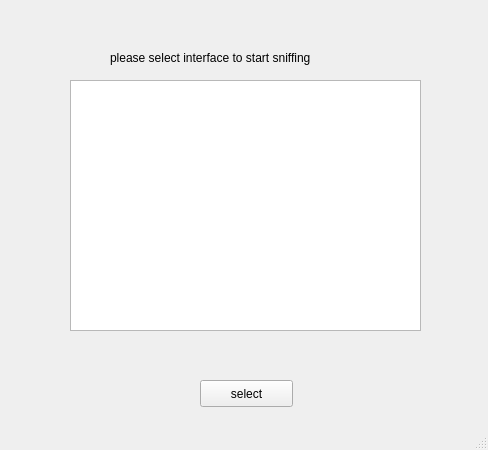
<?xml version="1.0" encoding="UTF-8"?>
<ui version="4.0">
 <class>HomeWindow</class>
 <widget class="QMainWindow" name="HomeWindow">
  <property name="geometry">
   <rect>
    <x>0</x>
    <y>0</y>
    <width>488</width>
    <height>450</height>
   </rect>
  </property>
  <property name="windowTitle">
   <string>packet sniffer</string>
  </property>
  <widget class="QWidget" name="centralwidget">
   <widget class="QWidget" name="widget" native="true">
    <property name="geometry">
     <rect>
      <x>0</x>
      <y>0</y>
      <width>491</width>
      <height>451</height>
     </rect>
    </property>
    <widget class="QPushButton" name="select">
     <property name="geometry">
      <rect>
       <x>200</x>
       <y>380</y>
       <width>93</width>
       <height>27</height>
      </rect>
     </property>
     <property name="text">
      <string>select</string>
     </property>
    </widget>
    <widget class="QLabel" name="label">
     <property name="geometry">
      <rect>
       <x>110</x>
       <y>50</y>
       <width>281</width>
       <height>16</height>
      </rect>
     </property>
     <property name="text">
      <string>please select interface to start sniffing</string>
     </property>
    </widget>
    <widget class="QListWidget" name="DeviceList">
     <property name="geometry">
      <rect>
       <x>70</x>
       <y>80</y>
       <width>351</width>
       <height>251</height>
      </rect>
     </property>
    </widget>
   </widget>
  </widget>
  <widget class="QStatusBar" name="statusbar"/>
 </widget>
 <resources/>
 <connections>
  <connection>
   <sender>DeviceList</sender>
   <signal>itemDoubleClicked(QListWidgetItem*)</signal>
   <receiver>select</receiver>
   <slot>click()</slot>
   <hints>
    <hint type="sourcelabel">
     <x>245</x>
     <y>205</y>
    </hint>
    <hint type="destinationlabel">
     <x>246</x>
     <y>393</y>
    </hint>
   </hints>
  </connection>
 </connections>
</ui>
